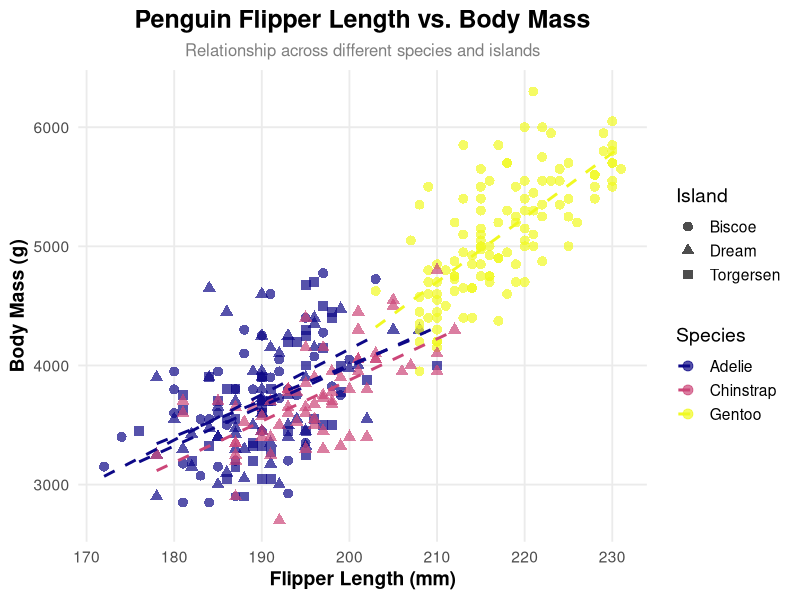

R code for this plot:
## ---- chunk 1
suppressPackageStartupMessages(library(tidyverse))
suppressPackageStartupMessages(library(palmerpenguins))
## ---- chunk 2
penguins |>
  drop_na() |>
  ggplot(aes(
    x = flipper_length_mm,
    y = body_mass_g,
    color = species,
    shape = island
  )) +
  geom_point(alpha = 0.7, size = 3) + # Add points with some transparency and size
  geom_smooth(
    method = "lm",
    se = FALSE,
    aes(color = species),
    linetype = "dashed",
    formula = 'y ~ x'
  ) + # Add linear regression line without confidence interval, colored by species
  scale_color_viridis_d(option = "plasma") + # Use a color-blind friendly viridis palette
  labs(
    title = "Penguin Flipper Length vs. Body Mass",
    subtitle = "Relationship across different species and islands",
    x = "Flipper Length (mm)",
    y = "Body Mass (g)",
    color = "Species",
    shape = "Island"
  ) +
  theme_minimal(base_size = 14) + # Use a clean, minimal theme with a larger base font size
  theme(
    plot.title = element_text(hjust = 0.5, face = "bold", size = 18), # Center and bold title
    plot.subtitle = element_text(hjust = 0.5, size = 12, color = "gray50"), # Center and lighten subtitle
    axis.title = element_text(face = "bold"), # Bold axis titles
    legend.position = "right", # Position legend on the right
    panel.grid.minor = element_blank(), # Remove minor grid lines
    panel.background = element_rect(fill = "white", colour = NA), # Set white background
    plot.background = element_rect(fill = "white", colour = NA) # Set white plot background
  )
